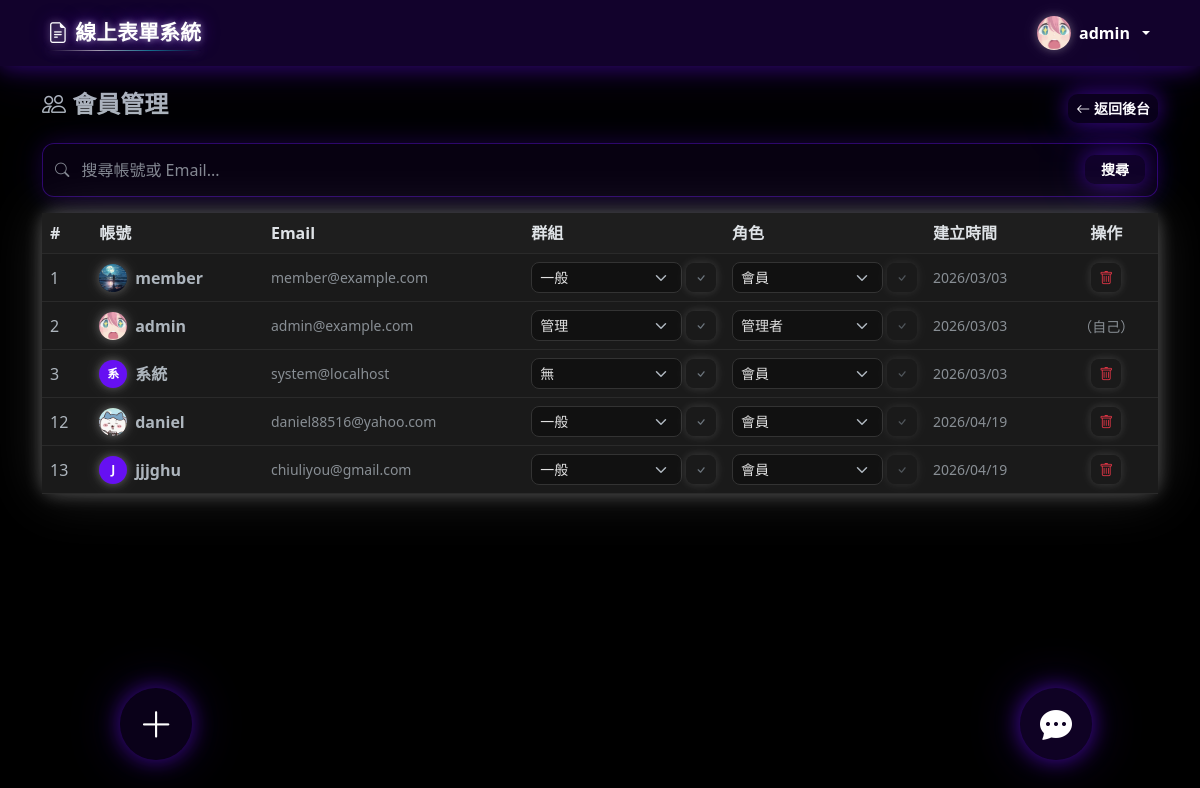
/admin/members.php (signed in), run on the app's committed database.
### tables this page shows
CREATE TABLE `users` (
  `id` int(11) NOT NULL AUTO_INCREMENT,
  `username` varchar(50) NOT NULL,
  `password` varchar(255) NOT NULL,
  `email` varchar(100) NOT NULL,
  `role` enum('admin','member') DEFAULT 'member',
  `group_id` int(11) DEFAULT NULL,
  `avatar` varchar(255) DEFAULT NULL,
  `profile_bg` varchar(255) DEFAULT NULL,
  `created_at` timestamp NOT NULL DEFAULT current_timestamp(),
  `bio` text DEFAULT NULL,
  `profile_bg_ratio` tinyint(4) NOT NULL DEFAULT 7,
  PRIMARY KEY (`id`),
  UNIQUE KEY `username` (`username`),
  UNIQUE KEY `email` (`email`),
  KEY `group_id` (`group_id`),
  CONSTRAINT `users_ibfk_1` FOREIGN KEY (`group_id`) REFERENCES `groups` (`id`) ON DELETE SET NULL
);

CREATE TABLE `groups` (
  `id` int(11) NOT NULL AUTO_INCREMENT,
  `name` varchar(100) NOT NULL,
  `description` text DEFAULT NULL,
  `created_at` timestamp NOT NULL DEFAULT current_timestamp(),
  PRIMARY KEY (`id`)
);

### admin/members.php (the view, shortened to what this page needs)
<?php
require_once '../config/session.php';
require_once '../config/db.php';
require_once '../config/_admin_search.php';
$search = trim($_GET['search'] ?? '');
$where  = $search ? "WHERE username LIKE '%$search%' OR email LIKE '%$search%'" : '';
$users  = mysqli_query($conn, "SELECT u.*, g.name AS group_name FROM users u LEFT JOIN `groups` g ON u.group_id = g.id $where ORDER BY u.id");
$groups = mysqli_query($conn, "SELECT id, name FROM `groups` ORDER BY id");
$groups_arr = [];
while ($g = mysqli_fetch_assoc($groups)) $groups_arr[] = $g;
require_once '../config/header.php';
?>
<div class="row mb-3 align-items-center">
    <div class="col">
        <h4 class="fw-bold"><i class="bi bi-people"></i> 會員管理</h4>
    </div>
    <div class="col-auto">
        <a href="<?= REL_BASE ?>admin/dashboard.php" class="btn btn-glow-primary btn-sm">
            <i class="bi bi-arrow-left"></i> 返回後台
        </a>
    </div>
</div>
<div class="card">
    <div class="table-responsive">
        <table class="table table-hover mb-0 align-middle">
            <thead>
                <tr>
                    <th>#</th>
                    <th>帳號</th>
                    <th>Email</th>
                    <th>群組</th>
                    <th>角色</th>
                    <th>建立時間</th>
                    <th class="text-center">操作</th>
                </tr>
            </thead>
            <tbody>
                <?php while ($user = mysqli_fetch_assoc($users)): ?>
                <tr data-admin-search="<?= htmlspecialchars(mb_strtolower($user['username'] . ' ' . $user['email'])) ?>">
                    <td><?= $user['id'] ?></td>
                    <td>
                        <div class="d-flex align-items-center gap-2">
                            <?= renderAvatar($user['username'], $user['avatar'] ?? null, 28) ?>
                            <span class="fw-semibold admin-search-target"><?= adminSearchHighlight($user['username'], $search) ?></span>
                        </div>
                    </td>
                    <td class="small text-muted admin-search-target"><?= adminSearchHighlight($user['email'], $search) ?></td>
                    <td>
                        <form method="POST" class="d-flex gap-1 align-items-center">
                            <select name="group_id" class="form-select form-select-sm" style="min-width:90px;">
                                <option value="">無</option>
                                <?php foreach ($groups_arr as $g): ?>
                                    <option value="<?= $g['id'] ?>" <?= $user['group_id'] == $g['id'] ? 'selected' : '' ?>>
                                        <?= htmlspecialchars($g['name']) ?>
                                    </option>
                                <?php endforeach; ?>
                            </select>
                            <button type="submit" class="btn btn-outline-secondary btn-sm"><i class="bi bi-check"></i></button>
                        </form>
                    </td>
                    <td>
                        <form method="POST" class="d-flex gap-1 align-items-center">
                            <select name="role" class="form-select form-select-sm" style="min-width:90px;" disabled title="角色由群組決定">
                                <option value="member" <?= $user['role'] === 'member' ? 'selected' : '' ?>>會員</option>
                                <option value="admin" <?= $user['role'] === 'admin' ? 'selected' : '' ?>>管理者</option>
                            </select>
                            <button type="submit" class="btn btn-outline-secondary btn-sm" disabled title="角色由群組決定"><i class="bi bi-check"></i></button>
                        </form>
                    </td>
                    <td class="small text-muted"><?= date('Y/m/d', strtotime($user['created_at'])) ?></td>
                    <td class="text-center">
                        <?php if ($user['id'] != $_SESSION['user_id']): ?>
                        <form method="POST" class="d-inline"
                              data-cute-confirm="確定刪除此會員？"
                              data-cute-icon="👤">
                            <button type="submit" class="btn btn-outline-danger btn-sm">
                                <i class="bi bi-trash"></i>
                            </button>
                        </form>
                        <?php else: ?>
                            <span class="text-muted small">（自己）</span>
                        <?php endif; ?>
                    </td>
                </tr>
                <?php endwhile; ?>
            </tbody>
        </table>
    </div>
</div>
<?php require_once '../config/footer.php'; ?>

### config/header.php (shortened to what this page needs)
<?php
require_once __DIR__ . '/session.php';
?>
<!DOCTYPE html>
<html lang="zh-TW" id="html-root">
<head>
    <link rel="stylesheet" href="https://cdn.jsdelivr.net/npm/bootstrap@5.3.0/dist/css/bootstrap.min.css">
    <link rel="stylesheet" href="https://cdn.jsdelivr.net/npm/bootstrap-icons@1.10.5/font/bootstrap-icons.css">
    <link rel="stylesheet" href="<?= REL_BASE ?>css/style.css?v=<?= filemtime($_SERVER['DOCUMENT_ROOT'] . APP_BASE . '/css/style.css') ?>">
    <link rel="stylesheet" href="https://cdn.quilljs.com/1.3.7/quill.snow.css">
</head>
<body>
<nav class="navbar navbar-expand-lg navbar-dark bg-primary sticky-top">
    <div class="container">
        <a class="navbar-brand site-brand-neon fw-bold" href="<?= REL_BASE ?>index.php">
            <i class="bi bi-file-earmark-text"></i> 線上表單系統
        </a>
        <div class="collapse navbar-collapse" id="navbarNav">
            <ul class="navbar-nav align-items-center">
                <?php if (isLoggedIn()):
                    $uid = $_SESSION['user_id'];
                    $nav_avatar = null;
                    if (isset($conn)) {
                        $nav_row = mysqli_fetch_assoc(mysqli_query($conn, "SELECT avatar FROM users WHERE id = $uid"));
                        $nav_avatar = $nav_row['avatar'] ?? null;
                    }
                ?>
                <li class="nav-item dropdown">
                    <a class="nav-link dropdown-toggle d-flex align-items-center gap-2 py-2" href="#" data-bs-toggle="dropdown" data-bs-auto-close="outside">
                        <?php if (!empty($nav_avatar)): ?>
                            <img src="<?= htmlspecialchars(assetUrl($nav_avatar)) ?>" class="site-avatar"
                                 style="width:34px;height:34px;border-radius:50%;object-fit:cover;" alt="">
                        <?php endif; ?>
                        <span class="fw-semibold" style="font-size:1rem;"><?= htmlspecialchars($_SESSION['username']) ?></span>
                    </a>
                </li>
                <?php endif; ?>
            </ul>
        </div>
    </div>
</nav>
<div class="container mt-4">

### config/session.php (shortened to what this page needs)
<?php
function isLoggedIn() {
    return isset($_SESSION['user_id']);
}
function assetUrl($path) {
    if (strpos($path, '/uploads/') === 0) {
        return APP_BASE . $path;
    }
    return $path;
}
function renderAvatar($username, $avatar = null, $size = 36) {
    $s = "width:{$size}px;height:{$size}px;border-radius:50%;flex-shrink:0;";
    if (!empty($avatar)) {
        return '<img src="' . htmlspecialchars(assetUrl($avatar)) . '" class="site-avatar" style="' . $s . 'object-fit:cover;" alt="">';
    }
    $fs = round($size * 0.44);
    $initial = htmlspecialchars(mb_strtoupper(mb_substr($username, 0, 1)));
    return '<span class="site-avatar" style="' . $s . 'background:var(--bs-primary,#0d6efd);color:var(--bs-primary-text,#fff);display:inline-flex;align-items:center;justify-content:center;font-weight:700;font-size:' . $fs . 'px;">' . $initial . '</span>';
}

### css/style.css (style rules this page uses)
:root { --glow-bg-alpha: 0.10; --glow-near-px: 22px; --glow-near-alpha: 0.55; --glow-far-px: 55px; --glow-far-alpha: 0.22; --glow-hover-near-px: 30px; --glow-hover-near-alpha: 0.78; --glow-hover-far-px: 70px; --glow-hover-far-alpha: 0.35; --glow-card-dark-near-px: 18px; --glow-card-dark-near-alpha: 0.30; --glow-card-dark-far-alpha: 0.13; --glow-sm-near-px: 10px; --glow-sm-near-alpha: 0.55; --glow-sm-far-px: 22px; --glow-sm-far-alpha: 0.22; --glow-white-near-px: 10px; --glow-white-near-alpha: 0.22; --glow-white-far-px: 28px; --glow-white-far-alpha: 0.09; --glow-white-hover-near-px: 16px; --glow-white-hover-near-alpha: 0.35; --glow-white-hover-far-px: 40px; --glow-white-hover-far-alpha: 0.14; }
body { background-color: var(--bs-body-bg, #f8f9fa); }
.navbar-brand { font-size: 1.3rem; }
.site-brand-neon { position: relative; display: inline-flex; align-items: center; gap: .42rem; padding: .2rem .35rem; border-radius: 8px; letter-spacing: .01em; text-shadow: 0 0 7px rgba(255, 255, 255, .58), 0 0 18px rgba(var(--bs-primary-rgb, 13,110,253), .62); transition: text-shadow .18s ease, filter .18s ease, transform .18s ease; }
.site-brand-neon::after { content: ""; position: absolute; left: .35rem; right: .35rem; bottom: .08rem; height: 1px; background: linear-gradient(90deg, transparent, rgba(255, 255, 255, .82), rgba(23, 190, 207, .78), transparent); box-shadow: 0 0 8px rgba(255, 255, 255, .45), 0 0 16px rgba(var(--bs-primary-rgb, 13,110,253), .56); opacity: .74; }
.card { border: none; box-shadow: 0 6px 28px rgba(0,0,0,0.18), 0 2px 6px rgba(0,0,0,0.10); border-radius: 12px; background-color: #ffffff; }
.btn { border-radius: 8px; border: none !important; box-shadow: 0 2px 8px rgba(0,0,0,0.15), 0 1px 3px rgba(0,0,0,0.08); transition: box-shadow .2s ease, transform .15s ease; }
[data-bs-theme="dark"] .btn { box-shadow: 0 0 8px rgba(255,255,255,0.13), 0 0 20px rgba(255,255,255,0.05) !important; }
.form-control, .form-select { border-radius: 8px; }
.table th { background-color: #f1f3f5; color: var(--bs-body-color); font-weight: 600; }
html[data-bs-theme="dark"], html[data-bs-theme="dark"] body { background-color: #000000 !important; --bs-body-bg: #000000; }
[data-bs-theme="dark"] .card:not([class*="bg-"]) { background-color: #242424 !important; border: none !important; box-shadow: 0 0 var(--glow-card-dark-near-px) rgba(255,255,255,var(--glow-card-dark-near-alpha)), 0 0 var(--glow-far-px) rgba(255,255,255,var(--glow-card-dark-far-alpha)) !important; }
[data-bs-theme="dark"] .table th { background-color: #1e1e1e; color: #dee2e6; }
[data-bs-theme="dark"] .table { --bs-table-bg: #1a1a1a; --bs-table-striped-bg: #1e1e1e; --bs-table-border-color: #2a2a2a; }
[data-bs-theme="dark"] .form-control, [data-bs-theme="dark"] .form-select { background-color: #111111; border-color: #333; color: #e0e0e0; }
.navbar.bg-primary { background: rgba(var(--bs-primary-rgb, 13,110,253), 0.18) !important; backdrop-filter: blur(14px); -webkit-backdrop-filter: blur(14px); box-shadow: 0 2px var(--glow-near-px) rgba(var(--bs-primary-rgb, 13,110,253), 0.40), 0 1px var(--glow-far-px) rgba(var(--bs-primary-rgb, 13,110,253), 0.18) !important; }
.navbar.bg-primary .nav-link, .navbar.bg-primary .navbar-brand { color: var(--bs-primary-nav-text, var(--bs-primary-text, #fff)) !important; }
.site-avatar { box-shadow: 0 2px 10px rgba(0,0,0,0.22), 0 0 6px rgba(0,0,0,0.10); transition: box-shadow .2s ease; }
[data-bs-theme="dark"] .site-avatar { box-shadow: 0 0 10px rgba(255,255,255,0.28), 0 0 22px rgba(255,255,255,0.10) !important; }
.btn.btn-glow-primary, .btn.btn-glow-green, .btn.btn-glow-red, .btn.btn-glow-cyan, .btn.btn-glow-amber, [data-bs-theme="dark"] .btn.btn-glow-primary, [data-bs-theme="dark"] .btn.btn-glow-green, [data-bs-theme="dark"] .btn.btn-glow-red, [data-bs-theme="dark"] .btn.btn-glow-cyan, [data-bs-theme="dark"] .btn.btn-glow-amber { color: #fff !important; border: none !important; border-radius: 10px; font-weight: 600; background: rgba(var(--glow-rgb), var(--glow-bg-alpha)) !important; box-shadow: 0 0 var(--glow-near-px) rgba(var(--glow-rgb), var(--glow-near-alpha)), 0 0 var(--glow-far-px) rgba(var(--glow-rgb), var(--glow-far-alpha)) !important; transition: transform .2s ease, box-shadow .2s ease; }
.btn.btn-glow-primary { --glow-rgb: var(--bs-primary-rgb, 13,110,253); }

### config/_card_anim.php (style rules this page uses)
.card { transition: transform 0.28s ease, box-shadow 0.28s ease; will-change: transform; }

### data on the page
users: avatar (picture), id "2", username "admin", email "admin@example.com", group_id "管理", role "管理者", created_at "2026/03/03", shows "（自己）"
users: id "1", avatar (picture), username "member", email "member@example.com", group_id "一般", role "會員", created_at "2026/03/03"
users: id "3", username "系", username "系統", email "system@localhost", role "會員", created_at "2026/03/03"
users: id "12", avatar (picture), username "daniel", email "daniel88516@yahoo.com", group_id "一般", role "會員", created_at "2026/04/19"
users: id "13", username "J", username "jjjghu", email "chiuliyou@gmail.com", group_id "一般", role "會員", created_at "2026/04/19"

### other printed values
$_SESSION['username'] "admin"
